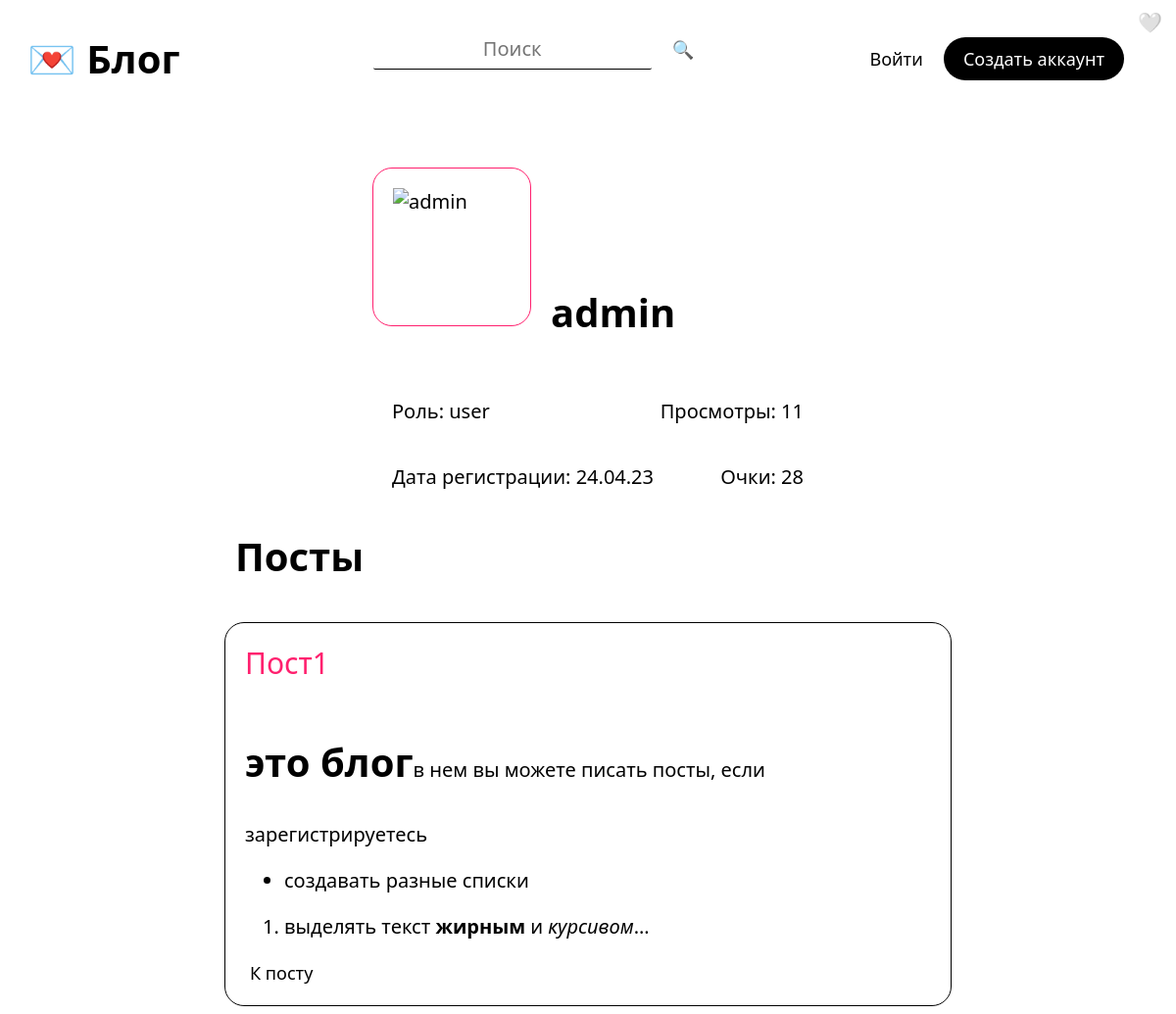
Screenshot of /user/admin with the database file from the repository.
### tables this page shows
CREATE TABLE posts (id INTEGER NOT NULL UNIQUE, title TEXT NOT NULL, tags TEXT, content TEXT NOT NULL, author TEXT NOT NULL, date TEXT NOT NULL, time TEXT NOT NULL, views TEXT, lastEditDate TEXT, lastEditTime TEXT, PRIMARY KEY (id AUTOINCREMENT));

### routes/user.py (the view)
@userBlueprint.route("/user/<userName>")
def user(userName):
    connection = sqlite3.connect("db/users.db")
    cursor = connection.cursor()
    cursor.execute(f"select userName from users")
    users = cursor.fetchall()
    match str(userName).lower() in str(users).lower():
        case True:
            message("2", f'Пользователь: "{userName}" найден')
            cursor.execute(f'select * from users where lower(userName) = "{userName}"')
            user = cursor.fetchone()
            connection = sqlite3.connect("db/posts.db")
            cursor = connection.cursor()
            cursor.execute(f'select views from posts where author = "{user[1]}"')
            viewsData = cursor.fetchall()
            views = 0
            for view in viewsData:
                views += int(view[0])
            cursor.execute(f'select * from posts where author = "{user[1]}"')
            posts = cursor.fetchall()
            connection = sqlite3.connect("db/comments.db")
            cursor = connection.cursor()
            cursor.execute(
                f'select * from comments where lower(user) = "{userName.lower()}"'
            )
            comments = cursor.fetchall()
            if posts:
                showPosts = True
            elif not posts:
                showPosts = False
            if comments:
                showComments = True
            elif not comments:
                showComments = False
            message("2", f'{userName}')
            return render_template(
                "user.html",
                user=user,
                views=views,
                posts=posts,
                comments=comments,
                showPosts=showPosts,
                showComments=showComments,
            )
        case _:
            message("1", f'Пользователь: "{userName}" не найден')
            return render_template("404.html")

### helpers.py (called while the page is built)
def currentDate():
    return datetime.now().strftime("%d.%m.%y")

def currentTime(seconds=False):
    if seconds == False:
       return datetime.now().strftime("%H:%M")
    else:
        return datetime.now().strftime("%H:%M:%S")

def message(color, message):
    print(
        f"\n\033[94m[{currentDate()}\033[0m"
        f"\033[95m {currentTime(True)}]\033[0m"
        f"\033[9{color}m {message}\033[0m\n"
    )
    logFile = open("log.log", "a")
    logFile.write(f"[{currentDate()}" f"|{currentTime(True)}]" f" {message}\n")
    logFile.close()

### server.py (called while the page is built)
@app.context_processor
def utility_processor():
    getProfilePicture
    return dict(getProfilePicture=getProfilePicture)

### templates/user.html (shortened to what this page needs)
{% extends 'layout.html'%} {%block head%}
<link
  rel="stylesheet"
  href="{{ url_for('static', filename='css/index.css') }}"/>
<link
  rel="stylesheet"
  href="{{ url_for('static', filename='css/user.css') }}"/>
{% endblock head %} {%block body%}
<div class="container">
  <div class="userContainer">
    <section class="head">
      <img src="{{user[4]}}" alt="{{user[1]}}" class="userProfilePicture" />
      <h2 class="userName">{{user[1]}}</h2>
    </section>
    <section class="stats">
      <p class="userRole">Роль: {{user[5]}}</p>
      <p class="userViews">Просмотры: {{views}}</p>
    </section>
    <section class="stats">
      <p class="userCreationDate">Дата регистрации: {{user[7]}}</p>
      <p class="userPoint">Очки: {{user[6]}}</p>
    </section>
  </div>
  {% if showPosts %}
  <h1 class="postsText">Посты</h1>
  {% for post in posts %}
  <div class="post centeredHorizontally">
    <a class="title textPrimary" href="/post/{{post[0]}}">{{post[1]}}</a>
    <div class="content" tag="content">{{post[3]|safe}}</div>
    <a href="/post/{{post[0]}}" class="btn btnLink">К посту</a>
  </div>
  {% endfor %} {% endif %}
</div>
{% endblock body %}

### static/css/general.css (style rules this page uses)
:root { --themePrimary: #000; --themeSecondary: #fff; --themeHelper: #303030; --primaryColor: #ff206e; --primaryHelper: #FF4F8C; }
* { font-family: system-ui, "Segoe UI", Roboto, Helvetica, Arial, sans-serif, "Apple Color Emoji", "Segoe UI Emoji", "Segoe UI Symbol"; color: var(--themePrimary); }
html { font-size: 125% !important; }
body { background-color: var(--themeSecondary); }
a { text-decoration: none; user-select: none; }
.centeredHorizontally { margin-left: auto; margin-right: auto; }
.btn { height: fit-content; width: fit-content; border-radius: 2rem; border: 0px; transition: 0.25s; font-weight: 500; cursor: pointer; font-size: 0.9rem; text-align: center; margin: 0rem 0.25rem; }
.btnLink { background-color: transparent; }
.textPrimary { color: var(--primaryColor); transition: 0.25s; }

### static/css/index.css (style rules this page uses)
.post { max-width: 35rem; max-height: fit-content; margin-top: 2rem; border: 1px solid var(--themePrimary); border-radius: 1rem; padding: 1rem; }
.content { display: -webkit-box; overflow: hidden; -webkit-line-clamp: 8; -webkit-box-orient: vertical; margin: 1rem 0rem; }
.content p { display: inline; }
.title { font-size: 1.5rem; }

### static/css/user.css (style rules this page uses)
h1 { width: 36rem; margin: 1rem 0 0 0; }
h2 { font-size: 2rem; }
.head img, h2 { display: inline-block; }
.container { display: flex; flex-direction: column; align-items: center; padding-top: 2rem; }
.userProfilePicture { height: 6rem; width: 6rem; border: 1px solid var(--primaryColor); border-radius: 1rem; padding: 1rem; }
.userName { margin: 6rem 0 0 1rem; }
.head { display: flex; width: 20rem; margin: 2rem 0 2rem 0; }
.stats { display: flex; width: 22rem; justify-content: space-between; }
.stats p, .stats a { text-align: left; margin-left: 1rem; }
.content { -webkit-line-clamp: 4; }

### rows the page displays
posts: author "admin", title "Пост1", content "это блог в нем вы можете писать посты, если зарегистрируетесь создавать разные списки выделять текст жирным и курсивом"

### other values shown
{{ user[5] }} "user"
{{ views }} "11"
{{ user[7] }} "24.04.23"
{{ user[6] }} "28"
